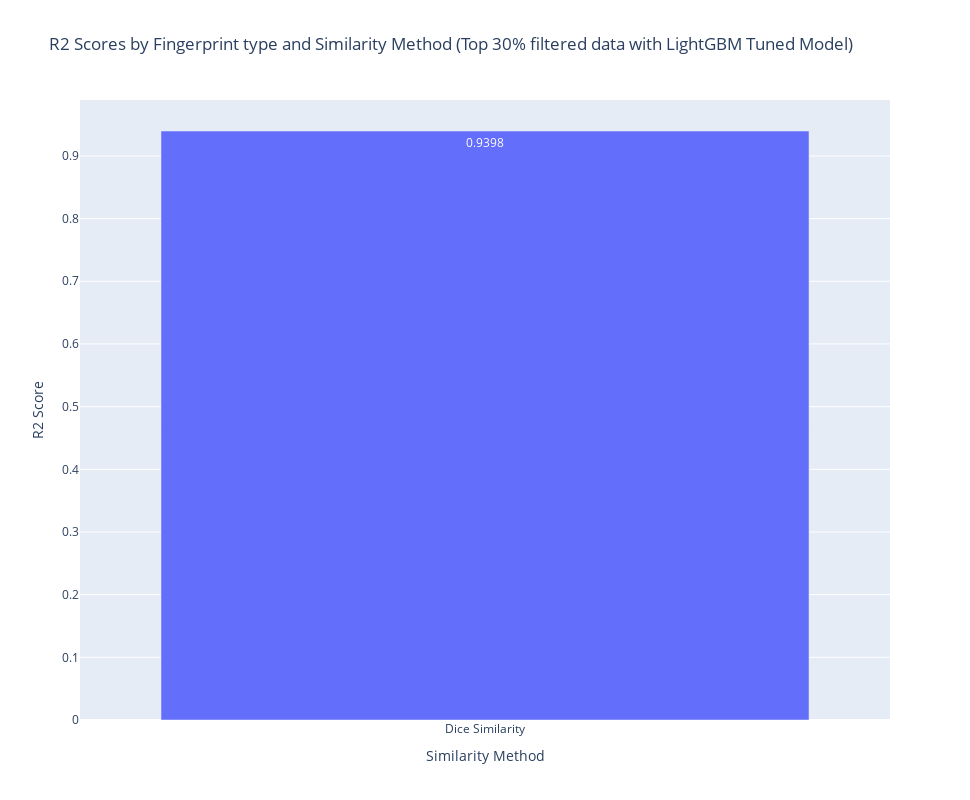

The notebook cell this image was saved under:
### Code cell
import plotly.graph_objects as go

# Create a bar plot
fig = go.Figure()

# Add bars for each Fingerprint type
for similarity_method in final_results_top30['Fingerprint type'].unique():
    filtered_df = final_results_top30[final_results_top30['Fingerprint type'] == similarity_method]
    fig.add_trace(go.Bar(
        x=filtered_df['Similarity Method'],
        y=filtered_df['r2_score'],
        name=similarity_method,
        text=filtered_df['r2_score'].round(4),
        textposition='auto'
    ))

# Update layout
fig.update_layout(
    title='R2 Scores by Fingerprint type and Similarity Method (Top 30% filtered data with LightGBM Tuned Model)',
    xaxis_title='Similarity Method',
    yaxis_title='R2 Score',
    barmode='group',  # Group bars together
    height=800,
    width=970,
    legend=dict(
        orientation='h',  # Horizontal orientation
        yanchor='bottom',
        y=1.01,  # Position above the plot
        xanchor='center',
        x=0.5  # Center horizontally
    )
)

# Show the plot
fig.show()

### Figure 1 — Plotly figure (JSON) as saved in the notebook; plotly's stock layout.template omitted (floating-point values rounded to 4 significant figures)
{"data": [{"name": "Morgan Fingerprint", "text": [0.9398], "textposition": "auto", "type": "bar", "x": ["Dice Similarity"], "y": [0.9398]}], "layout": {"barmode": "group", "height": 800, "legend": {"orientation": "h", "x": 0.5, "xanchor": "center", "y": 1.01, "yanchor": "bottom"}, "title": {"text": "R2 Scores by Fingerprint type and Similarity Method (Top 30% filtered data with LightGBM Tuned Model)"}, "width": 970, "xaxis": {"title": {"text": "Similarity Method"}}, "yaxis": {"title": {"text": "R2 Score"}}}}
